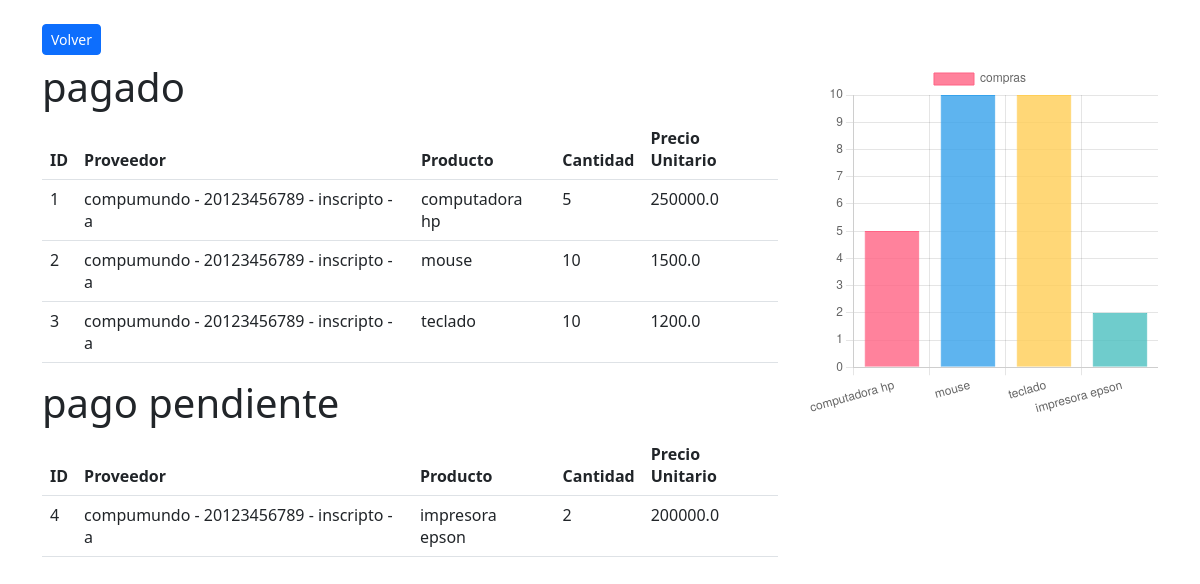
Screenshot of /proveedores/resumen/1 with the database file from the repository.
### proveedores/models.py (models this page shows, shortened)
class Compra(models.Model):
    dia = models.IntegerField(verbose_name="DD")
    mes = models.IntegerField(verbose_name="MM")
    anio = models.IntegerField(verbose_name="AAAA")
    proveedor = models.ForeignKey(Proveedor,verbose_name="Proveedor",on_delete=models.CASCADE,related_name="proveedor")
    facturaT = models.ForeignKey(Proveedor,verbose_name="Tipo Factura",on_delete=models.CASCADE,related_name="facturat")
    facturaN = models.IntegerField(verbose_name="N° Factura", null=False)
    producto = models.CharField(verbose_name="Producto", null=False,max_length=50)
    cantidad = models.IntegerField(verbose_name="Cantidad", null=False)
    precio_unitario = models.FloatField(verbose_name="Precio Unitario", default = 0)
    estado = models.BooleanField(verbose_name="Estado", default=False)

class Proveedor(models.Model):
    nombre = models.CharField(verbose_name="Nombre",max_length=50)
    direccion = models.CharField(verbose_name="Direccion",max_length=500)
    telefono = models.IntegerField(verbose_name="Telefono")
    email = models.EmailField(verbose_name="Email", null= False)
    cuil = models.IntegerField(verbose_name="CUIL",unique=True)
    responsable = models.CharField(verbose_name="responsable", null= False,max_length=50)
    facturaT = models.CharField(verbose_name="Tipo Factura", max_length = 5, null= False)
    rubro = models.CharField(verbose_name="Rubro", null=False,max_length=50)
    estado = models.BooleanField(verbose_name="Estado",default=True)
    def __str__(self):
        return f"{self.nombre} - {self.cuil} - {self.responsable} - {self.facturaT}"

### proveedores/views.py (the view)
# urls.py: path('resumen/<int:id_proveedor>', views.resumen,name="resumen"),
def resumen(request, id_proveedor):
    compras = Compra.objects.filter(proveedor = id_proveedor)
    context = {
        "compras": compras
    }
    return render(request, 'proveedores/resumen.html', context)

### proveedores/templates/proveedores/resumen.html (shortened to what this page needs)
{% load static %}
<link rel="stylesheet" href="">
 <link rel="stylesheet" href="" />
 <link rel="stylesheet" href="https://cdnjs.cloudflare.com/ajax/libs/font-awesome/6.2.1/css/all.min.css" />
 <link rel="stylesheet" href="https://cdn.jsdelivr.net/npm/bootstrap@5.2.3/dist/css/bootstrap.min.css" />
 <link href="https://cdn.datatables.net/1.13.4/css/dataTables.bootstrap5.min.css" rel="stylesheet"/>
 <link href="https://cdn.datatables.net/buttons/2.3.6/css/buttons.bootstrap5.min.css" rel="stylesheet"/>
<div class="cabecera">
    <div class="container mt-4" id="tabla">
        <div class="row">
            <div class="col-sm-12 col-md-12 col-lg-12 col-xl-12">
                <a href="{% url 'lista_proveedores' %}" id="nuevo"><button class='btn btn-sm btn-primary'>Volver</button></a>
                <div class="row mt-2">
                    <div class="col-md-8">
                        <div class="table-responsive" id="div1">
                            <table id="listado_pago" class="table">
                                <h1>pagado</h1>
                                <thead>
                                    <tr>
                                        <th>ID</th>
                                        <th>Proveedor</th>
                                        <th>Producto</th>
                                        <th>Cantidad</th>
                                        <th>Precio Unitario</th>
                                    </tr>
                                </thead>
                                <tbody>
                                    {% for compra in compras %}
                                        {% if compra.estado %}
                                        <tr>
                                            <td>{{compra.id}}</td>
                                            <td>{{compra.proveedor}}</td>
                                            <td>{{compra.producto}}</td>
                                            <td>{{compra.cantidad}}</td>
                                            <td>{{compra.precio_unitario}}</td>
                                        {% endif %}
                                    {% endfor %}
                                </tbody>
                                <table id="listado_impago" class="table">
                                    <h1>pago pendiente</h1>
                                    <thead>
                                        <tr>
                                            <th>ID</th>
                                            <th>Proveedor</th>
                                            <th>Producto</th>
                                            <th>Cantidad</th>
                                            <th>Precio Unitario</th>
                                        </tr>
                                    </thead>
                                    <tbody>
                                        {% for compra in compras %}
                                            {% if not compra.estado %}
                                            <tr>
                                                <td>{{compra.id}}</td>
                                                <td>{{compra.proveedor}}</td>
                                                <td>{{compra.producto}}</td>
                                                <td>{{compra.cantidad}}</td>
                                                <td>{{compra.precio_unitario}}</td>
                                            {% endif %}
                                        {% endfor %}
                                    </tbody>
                            </table>
                        </div>
                    </div>
                    <div class="col-md-4">
                        <canvas id="myChart" width="50" height="50"></canvas>
                                    <script>
                                    var ctx = document.getElementById('myChart').getContext('2d');
                                    var myChart = new Chart(ctx, {
                                        type: 'bar',
                                        data: {
                                            labels: [{% for compra in compras %} '{{ compra.producto }}',  {% endfor %}],
                                            datasets: [{
                                                label: 'compras',
                                                data: [{% for compra in compras %} '{{ compra.cantidad }}',  {% endfor %}],
                                                backgroundColor: [
                                                    'rgba(255, 99, 132, 0.8)',
                                                    'rgba(54, 162, 235, 0.8)',
                                                    'rgba(255, 206, 86, 0.8)',
                                                    'rgba(75, 192, 192, 0.8)',
                                                    'rgba(153, 102, 255, 0.8)',
                                                    'rgba(255, 159, 64, 0.8)'
                                                ],
                                                borderColor: [
                                                    'rgba(255, 99, 132, 1)',
                                                    'rgba(54, 162, 235, 1)',
                                                    'rgba(255, 206, 86, 1)',
                                                    'rgba(75, 192, 192, 1)',
                                                    'rgba(153, 102, 255, 1)',
                                                    'rgba(255, 159, 64, 1)'
                                                ],
                                                borderWidth: 1
                                            }]
                                        },
                                        options: {
                                            scales: {
                                                y: {
                                                    beginAtZero: true
                                                }
                                            }
                                        }
                                    });
                                    </script>
                    </div>
                </div>
            </div>
        </div>
    </div>
</div>

### rows the page displays
Compra: id "1", proveedor "compumundo - 20123456789 - inscripto - a", producto "computadora hp", cantidad "5", precio_unitario "250000.0"
Compra: id "2", proveedor "compumundo - 20123456789 - inscripto - a", producto "mouse", cantidad "10", precio_unitario "1500.0"
Compra: id "3", proveedor "compumundo - 20123456789 - inscripto - a", producto "teclado", cantidad "10", precio_unitario "1200.0"
Compra: id "4", proveedor "compumundo - 20123456789 - inscripto - a", producto "impresora epson", cantidad "2", precio_unitario "200000.0"

### other values shown
chart data {{ compra.producto }} computadora hp, mouse, teclado, impresora epson
chart data {{ compra.cantidad }} 5, 10, 10, 2
